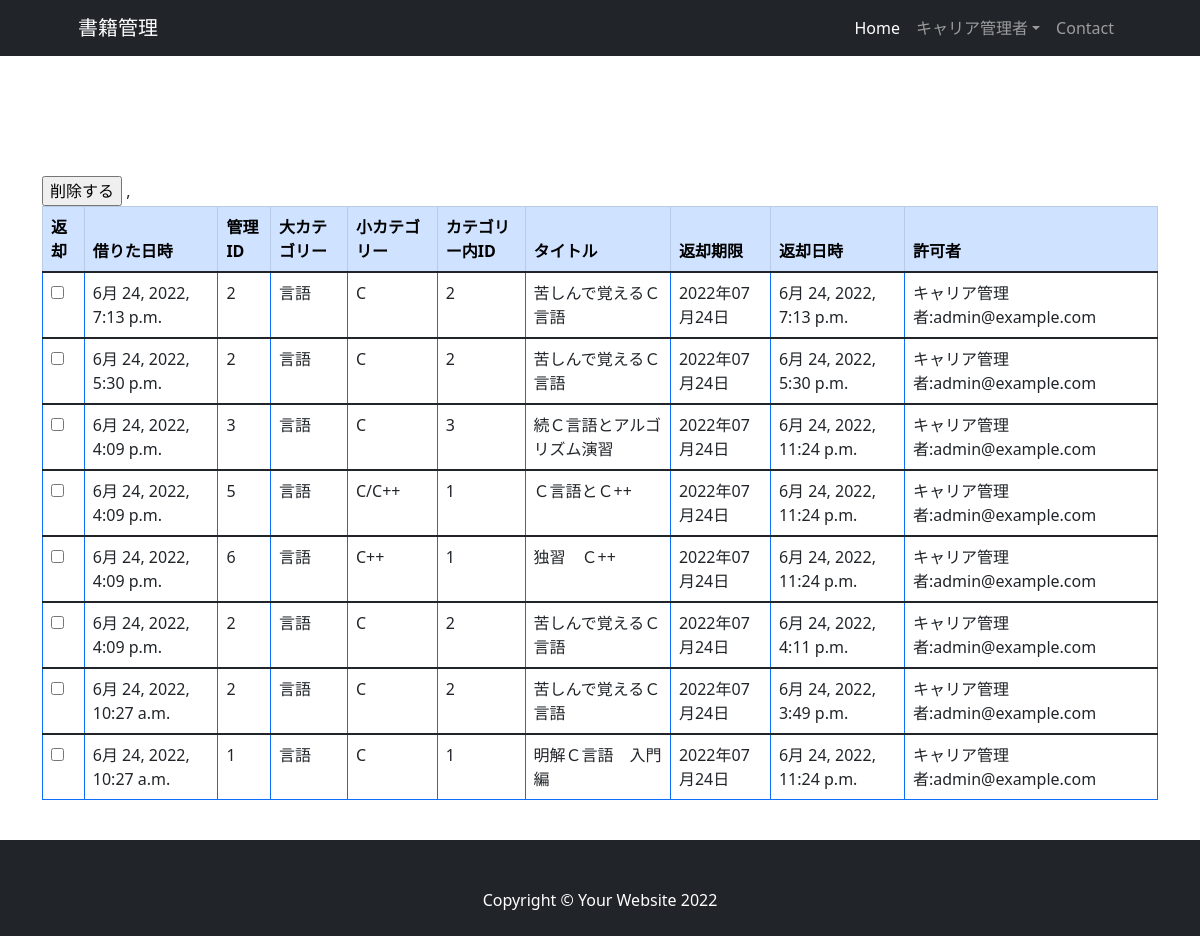
The app's page /rental_history/ (signed in) with its own data.
### register/models.py (models this page shows, shortened)
class User(AbstractBaseUser, PermissionsMixin):
    email = models.EmailField(_('email address'), unique=True)
    first_name = models.CharField(_('first name'), max_length=30, blank=True)
    last_name = models.CharField(_('last name'), max_length=150, blank=True)
    is_staff = models.BooleanField(
        _('staff status'),
        default=False,
        help_text=_(
            'Designates whether the user can log into this admin site.'),
    )
    is_active = models.BooleanField(
        _('active'),
        default=True,
        help_text=_(
            'Designates whether this user should be treated as active. '
            'Unselect this instead of deleting accounts.'
        ),
    )
    date_joined = models.DateTimeField(_('date joined'), default=timezone.now)
    """
    5冊目での貸出上限フラグ追加
    """
    rental_limit = models.BooleanField(default=False, help_text='5冊以上借りたらTrue', verbose_name='貸出上限フラグ')
    """
    借りているかどうかでフラグ追加
    """
    is_borrowing = models.BooleanField(default=False, help_text='本を借りていればTrue', verbose_name='本を借りている人/is_borrowing')
    objects = CustomUserManager()
    EMAIL_FIELD = 'email'
    USERNAME_FIELD = 'email'
    REQUIRED_FIELDS = []
    class Meta:
        verbose_name = _('user')
        verbose_name_plural = _('users')
    def __str__(self):
        return self.last_name + self.first_name + ':' + self.email

### book_rental_app/models.py (models this page shows, shortened)
class LendingStatus(models.Model):
    checkout_date = models.DateTimeField(auto_now_add=True, verbose_name='貸し出し日')
    returned_date = models.DateTimeField(auto_now=True, verbose_name='返却日')
    book = models.ForeignKey(Books, on_delete=models.PROTECT, verbose_name='貸し出された書籍')
    borrower_user = models.ForeignKey(User, on_delete=models.PROTECT, related_name='status_borrower', verbose_name='本を借りた人')
    lender_user = models.ForeignKey(User, on_delete=models.PROTECT, related_name='status_lender', verbose_name='貸出許可を出した人')
    is_returned = models.BooleanField(default=False, help_text='本が返されたらTrue', verbose_name='返されたかどうかのラベル')
    def __str__(self):
        return self.checkout_date.strftime("%Y/%m/%d") + ' / ' + self.book.title + ' / ' + self.borrower_user.last_name + self.borrower_user.first_name
    def get_due_date(self):
        due_date = self.checkout_date + relativedelta(months=1)
        return due_date
    class Meta:
        db_table = 'LendingStatus'
        verbose_name = '貸出状況'
        verbose_name_plural = '貸出状況'

class Books(models.Model):
    manage_id = models.IntegerField(verbose_name='書籍管理用ID', blank=True, null=True)
    id_in_category = models.IntegerField(verbose_name='カテゴリーにおけるID', blank=True, null=True)
    title = models.CharField(max_length=255, verbose_name='Book Title')
    category = models.ForeignKey(SmallCategory, on_delete=models.SET_NULL, blank=True, null=True, verbose_name='Small Categroy name')
    borrower_user = models.ForeignKey(User, on_delete=models.SET_NULL, blank=True, null=True, related_name='borrowing_books', verbose_name='本を借りた人')
    lender_user = models.ForeignKey(User, on_delete=models.SET_NULL, blank=True, null=True, related_name='lending_books', verbose_name='貸出許可を出した人')
    is_rental = models.BooleanField(default=False, help_text='借りられたらTrue', verbose_name='貸出中ラベル')
    created_at = models.DateTimeField(auto_now_add=True, verbose_name='書籍追加された日時')
    class Meta:
        db_table = 'Books'
        verbose_name = '書籍情報'
        verbose_name_plural = '書籍情報'

class SmallCategory(models.Model):
    large_category = models.ForeignKey(LargeCategory, on_delete=models.SET_NULL, blank=True, null=True, verbose_name='Large Categroy name')
    name = models.CharField(max_length=25, verbose_name='Small Categroy name')
    def __str__(self):
        return self.name
    class Meta:
        db_table = 'Small_Category'
        verbose_name = '小カテゴリー'
        verbose_name_plural = '小カテゴリー'

class LargeCategory(models.Model):
    name = models.CharField(max_length=25, verbose_name='Large Categroy name')
    def __str__(self):
        return self.name
    class Meta:
        db_table = 'Large_Category'
        verbose_name = '大カテゴリー'
        verbose_name_plural = '大カテゴリー'

### book_rental_app/views/borrower_views.py (the view)
# urls.py: path('rental_history/', views.rental_history, name='rental_history'),
def rental_history(request):
    borrower_user = request.user
    status_history = LendingStatus.objects.filter(is_returned=True, borrower_user=borrower_user).order_by('-checkout_date')
    print(status_history)
    context = {
        'status_history': status_history,
    }
    return render(request, 'borrower/rental_history.html', context)

### book_rental_app/templates/borrower/rental_history.html (shortened to what this page needs)
{% extends 'borrower/base.html' %}
{% load custom_tag %}
{% block content %}
        <section class="pt-4">
            <div class="container">
              <form method="post" action="#">
                  <input type="submit" name="button" value="削除する">
                  <table class="table table-bordered border-primary table-hover">
                    <thead class="table-primary">
                      <tr>
                        <th scope="col">返却</th>
                        <th scope="col">借りた日時</th>
                        <th scope="col">管理ID</th>
                        <th scope="col">大カテゴリー</th>
                        <th scope="col">小カテゴリー</th>
                        <th scope="col">カテゴリー内ID</th>
                        <th scope="col">タイトル</th>
                        <th scope="col">返却期限</th>,
                        <th scope="col">返却日時</th>
                        <th scope="col">許可者</th>
                      </tr>
                    </thead>
                    {% if status_history %}
                    {% for status in status_history %}
                    <tbody>
                      <tr id="{{ status.id }}">
                          <td><input type="checkbox" name="returning_status_id" value="{{ status.id }}"></td>
                          <td>{{ status.checkout_date }}</td>
                          <td>{{ status.book.manage_id }}</td>
                          <td>{{ status.book.category.large_category }}</td>
                          <td>{{ status.book.category }}</td>
                          <td>{{ status.book.id_in_category }}</td>
                          <td>{{ status.book.title }}</td>
                          <td>{{ status.get_due_date | date:"Y年m月j日" }}</td>
                          <td>{{ status.returned_date }}</td>
                          <td>{{ status.lender_user }}</td>
                      </tr>
                    </tbody>
                    {% endfor %}
                    {% else %}
                    <h3>あなたはこれまでに借りている本はありません。</h3>
                    {% endif %}
                  </table>
              </form>
            </div>
          </section>
  {% endblock %}

### book_rental_app/templates/borrower/base.html (shortened to what this page needs)
{% load static %}
<!DOCTYPE html>
<html lang="ja">
    <head>
        <link href="https://cdn.jsdelivr.net/npm/bootstrap-icons@1.8.0/font/bootstrap-icons.css" rel="stylesheet" />
        <link href="{% static 'css/borrower.css' %}" rel="stylesheet" />
        <link href="{% static 'css/mystyle.css' %}" rel="stylesheet" />
    </head>
    <body oncontextmenu="alert('メニューは非表示にしています！！'); return false;">
        <nav class="navbar navbar-expand-lg navbar-dark bg-dark">
            <div class="container px-lg-5">
                <a class="navbar-brand" href="{% url 'book_rental_app:index_borrower' %}">書籍管理</a>
                <div class="collapse navbar-collapse" id="navbarSupportedContent">
                    <ul class="navbar-nav ms-auto mb-2 mb-lg-0">
                        <li class="nav-item"><a class="nav-link active" aria-current="page" href="#!">Home</a></li>
                        {% if user.is_authenticated %}
                        {% if user.last_name and user.first_name %}
                        <li class="nav-item dropdown">
                            <a class="nav-link dropdown-toggle" data-toggle="dropdown"
                            href="#" role="button" aria-haspopup="true" aria-expanded="false">
                            {{ user.last_name }}{{ user.first_name }}</a>
                        </li>
                        {% endif %}
                        {% endif %}
                        <li class="nav-item"><a class="nav-link" href="#!">Contact</a></li>
                    </ul>
                </div>
            </div>
        </nav>
        {% block content %}
        {% endblock %}
        <footer class="py-5 bg-dark">
            <div class="container"><p class="m-0 text-center text-white">Copyright &copy; Your Website 2022</p></div>
        </footer>
    </body>
</html>

### static/css/mystyle.css (style rules this page uses)
body { margin: 0; padding: 0; position: relative; padding-bottom: 120px; }
section { margin-top: 6rem; }
footer { width: 100%; height: 6px; background-color: #89c7de; color: #fff; text-align: center; padding: 60px 0; position: fixed; bottom: 0; }

### records on screen
User: last_name "キャリア", first_name "管理者"
LendingStatus: checkout_date "6月 24, 2022, 7:13 p.m.", book.manage_id "2", book.category.large_category "言語", book.category "C", book.id_in_category "2", book "苦しんで覚えるＣ言語", get_due_date "2022年07月24日", returned_date "6月 24, 2022, 7:13 p.m.", lender_user "キャリア管理者:admin@example.com"
LendingStatus: checkout_date "6月 24, 2022, 5:30 p.m.", book.manage_id "2", book.category.large_category "言語", book.category "C", book.id_in_category "2", book "苦しんで覚えるＣ言語", get_due_date "2022年07月24日", returned_date "6月 24, 2022, 5:30 p.m.", lender_user "キャリア管理者:admin@example.com"
LendingStatus: checkout_date "6月 24, 2022, 4:09 p.m.", book.manage_id "3", book.category.large_category "言語", book.category "C", book.id_in_category "3", book "続Ｃ言語とアルゴリズム演習", get_due_date "2022年07月24日", returned_date "6月 24, 2022, 11:24 p.m.", lender_user "キャリア管理者:admin@example.com"
LendingStatus: checkout_date "6月 24, 2022, 4:09 p.m.", book.manage_id "5", book.category.large_category "言語", book.category "C/C++", book.id_in_category "1", book "Ｃ言語とＣ++", get_due_date "2022年07月24日", returned_date "6月 24, 2022, 11:24 p.m.", lender_user "キャリア管理者:admin@example.com"
LendingStatus: checkout_date "6月 24, 2022, 4:09 p.m.", book.manage_id "6", book.category.large_category "言語", book.category "C++", book.id_in_category "1", book "独習 Ｃ++", get_due_date "2022年07月24日", returned_date "6月 24, 2022, 11:24 p.m.", lender_user "キャリア管理者:admin@example.com"
LendingStatus: checkout_date "6月 24, 2022, 4:09 p.m.", book.manage_id "2", book.category.large_category "言語", book.category "C", book.id_in_category "2", book "苦しんで覚えるＣ言語", get_due_date "2022年07月24日", returned_date "6月 24, 2022, 4:11 p.m.", lender_user "キャリア管理者:admin@example.com"
LendingStatus: checkout_date "6月 24, 2022, 10:27 a.m.", book.manage_id "2", book.category.large_category "言語", book.category "C", book.id_in_category "2", book "苦しんで覚えるＣ言語", get_due_date "2022年07月24日", returned_date "6月 24, 2022, 3:49 p.m.", lender_user "キャリア管理者:admin@example.com"
LendingStatus: checkout_date "6月 24, 2022, 10:27 a.m.", book.manage_id "1", book.category.large_category "言語", book.category "C", book.id_in_category "1", book "明解Ｃ言語 入門編", get_due_date "2022年07月24日", returned_date "6月 24, 2022, 11:24 p.m.", lender_user "キャリア管理者:admin@example.com"
